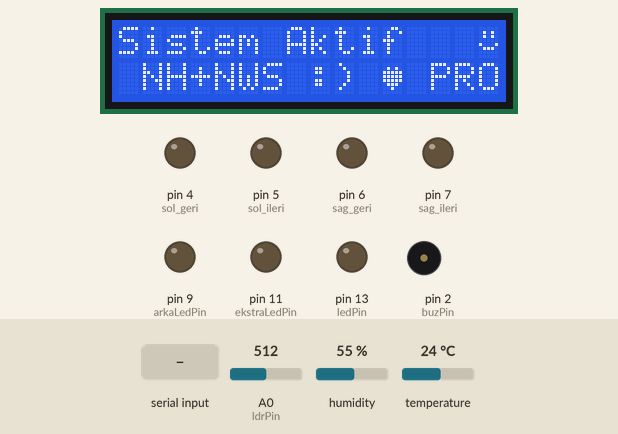
This sketch was run on a simulated Arduino Uno, built with avr-gcc and run on an emulated ATmega328P. Shown: 16×2 character LCD, output pins drawn as LEDs (lit = HIGH), buzzer (waves = sounding, pin HIGH). Dashed ring = blinking. The test bench sets the inputs (shaded band); at power-on: A0 (ldrPin) = 512, humidity 55 %, temperature 24 °C.

Above: at 2.7 s.
2.8 s: byte 86 ('V') received over Serial
At 3.27 s:
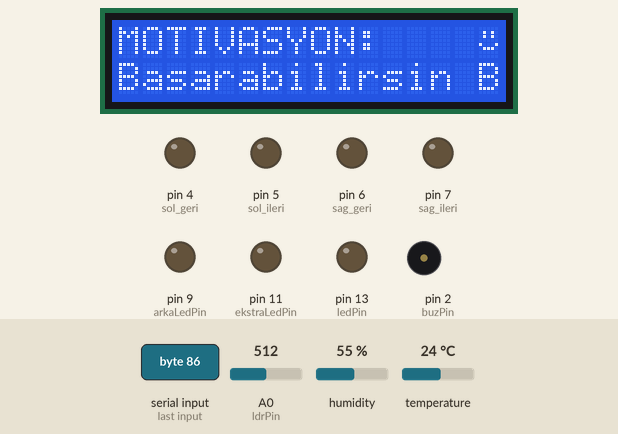
5.2 s: A0 (ldrPin) set to 410
16.6 s: A0 (ldrPin) set to 385
At 17.4 s:
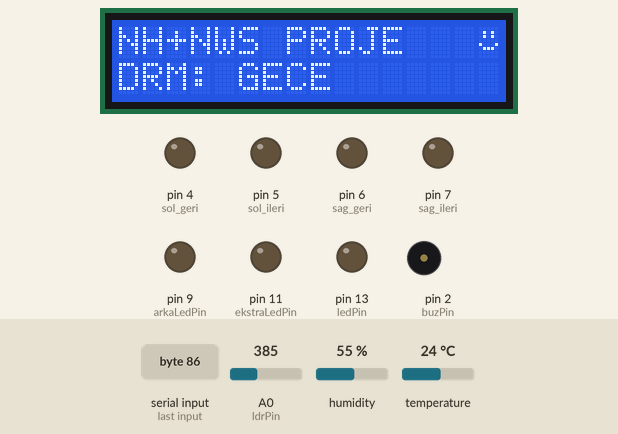
28.0 s: "Y" received over Serial
At 28.9 s:
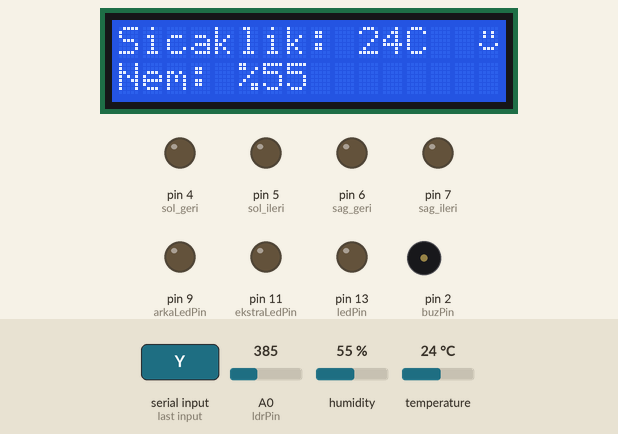
39.4 s: byte 86 ('V') received over Serial
At 39.58 s:
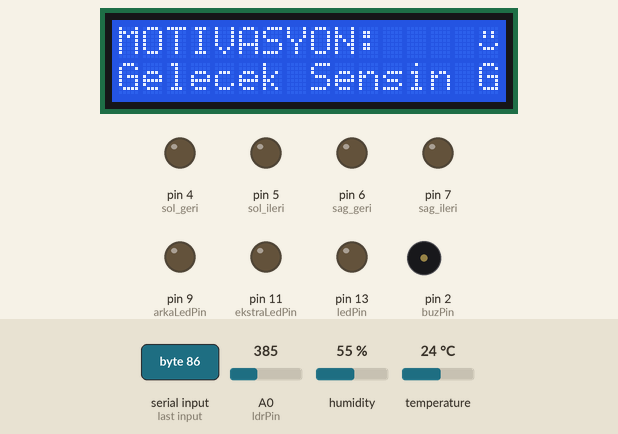
41.8 s: byte 88 ('X') received over Serial
At 42.19 s:
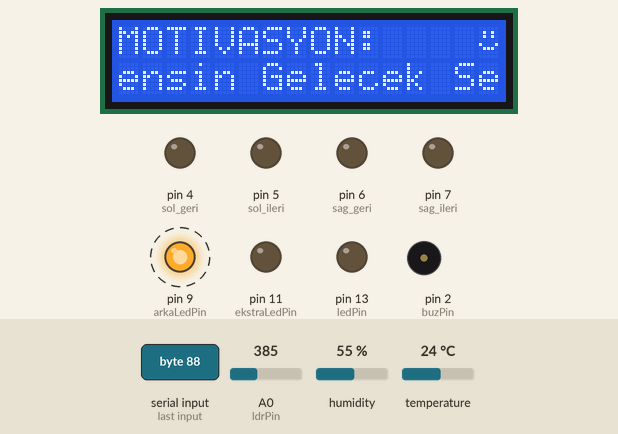
Timing chart, 0 to 44.7 s (numbered marks = the images above; inputs shaded):
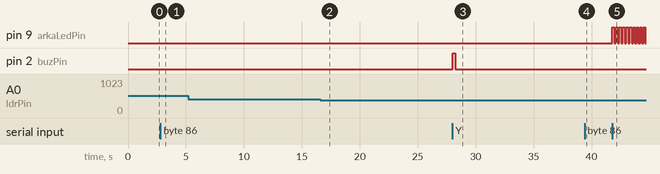

The sketch:

uzaktankumadali_araba.ino.ino
```cpp
/* PROJE: Gelişmiş Bluetooth Kontrollü Araç (DHT11 & V Komutu Entegreli) */

#include <Wire.h>
#include <LiquidCrystal_I2C.h>
#include <DHT.h> // DHT11 kütüphanesini ekledik

LiquidCrystal_I2C lcd(0x27, 16, 2);

#define DHTPIN 10       // DHT11 sensörünün bağlandığı pin
#define DHTTYPE DHT11   // Sensör tipi DHT11
DHT dht(DHTPIN, DHTTYPE);

// --- Pinler ---
const int sol_ileri = 5, sol_geri = 4, sag_ileri = 7, sag_geri = 6;
const int buzPin = 2, ledPin = 13, arkaLedPin = 9; // Flaşör orijinal isteğin üzerine 9. pine alındı
const int ekstraLedPin = 11;
const int ldrPin = A0; // ButonPin iptal edildi

// --- Değişkenler ---
int valSpeed = 255;
bool flasorAktif = false;
bool ekstraFlasorModu = false;
unsigned long eskiZaman = 0;
unsigned long ekstraLedEskiZaman = 0;
const long aralik = 150;

unsigned long lcdEskiZaman = 0;
unsigned long motivasyonZamani = 0;
unsigned long ekranDonguZamani = 0;
bool motivasyonAktif = false;
int mesajIndex = 0;
int kaymaPos = 0;
unsigned long kaymaZamani = 0;

// Ekran geçişleri için yeni durum değişkeni
int ekranDurumu = 0;

const char* mesajlar[] = {
   "Pes Etme! ", "Basarabilirsin ",
  "Gelecek Sensin ", "Gulumse :) ", "Cok Iyisin ", "NHWS Durdurulamaz "
};
int toplamMesaj = 7;

byte gulenYuz[8] = {
  0b00000, 0b01010, 0b01010, 0b00000, 0b10001, 0b01110, 0b00000, 0b00000
};

byte kalp[8] = {
  0b00000, 0b01010, 0b11111, 0b11111, 0b11111, 0b01110, 0b00100, 0b00000
};

void setup() {
    Serial.begin(38400);
    lcd.init(); lcd.backlight();
    dht.begin(); // DHT sensörünü başlattık

    lcd.createChar(0, gulenYuz);
    lcd.createChar(1, kalp);

    pinMode(sol_ileri, OUTPUT); pinMode(sol_geri, OUTPUT);
    pinMode(sag_ileri, OUTPUT); pinMode(sag_geri, OUTPUT);
    pinMode(buzPin, OUTPUT); pinMode(ledPin, OUTPUT);
    pinMode(arkaLedPin, OUTPUT);
    pinMode(ekstraLedPin, OUTPUT);

    lcd.setCursor(0,0); lcd.print("Sistem Hazir "); lcd.write(0);
    delay(1500); lcd.clear();
    ekranDonguZamani = millis();
}

void loop() {
    unsigned long suankiZaman = millis();

    // --- EKRAN YÖNETİMİ (Saniyeler İçinde Akıcı Dönüşüm) ---
    if (motivasyonAktif) {
        if (suankiZaman - motivasyonZamani >= 10000) { // 10 saniye sonra motivasyondan çık
            motivasyonAktif = false;
            lcd.clear();
            ekranDonguZamani = suankiZaman;
            ekranDurumu = 0;
        } else {
            scrollMesaj("MOTIVASYON:", mesajlar[mesajIndex]);
        }
    }
    else {
        // Her 3 saniyede bir (3000 ms) ekran durumunu değiştirir
        if (suankiZaman - ekranDonguZamani >= 3000) {
            ekranDonguZamani = suankiZaman;
            ekranDurumu = (ekranDurumu + 1) % 3; // 3 farklı ekran modu arasında döner
            lcd.clear();
            kaymaPos = 0; // Kayan yazı sayacını sıfırla
        }

        if (ekranDurumu == 0) {
            // 1. DÜZEY: Sistem Aktif Kayan Yazı
            scrollMesaj("Sistem Aktif", "--- NH+NWS :) <3 PROJE --- ");
        }
        else if (ekranDurumu == 1) {
            // 2. DÜZEY: LDR Gece - Gündüz Durumu
            normalEkran();
        }
        else if (ekranDurumu == 2) {
            // 3. DÜZEY: DHT11 Sıcaklık ve Nem Durumu
            dhtEkran();
        }
    }

    // --- ARKA LED FLAŞÖR (Pin 9) ---
    if (flasorAktif && (suankiZaman - eskiZaman >= aralik)) {
        eskiZaman = suankiZaman;
        digitalWrite(arkaLedPin, !digitalRead(arkaLedPin));
    }

    // --- EKSTRA LED FLAŞÖR (Pin 11) ---
    if (ekstraFlasorModu && (suankiZaman - ekstraLedEskiZaman >= aralik)) {
        ekstraLedEskiZaman = suankiZaman;
        digitalWrite(ekstraLedPin, !digitalRead(ekstraLedPin));
    }

    bluetoothKontrol();
}

void scrollMesaj(const char* ustSatir, const char* altSatir) {
    if (millis() - kaymaZamani > 300) {
        kaymaZamani = millis();
        lcd.setCursor(0, 0); lcd.print(ustSatir);

        String temp = String(altSatir);
        if (temp.indexOf("<3") != -1) {
          temp.replace("<3", "\1"); // Kalp karakterini yerleştirir
        }

        int len = temp.length();
        String displayStr = "";
        for (int i = 0; i < 16; i++) {
            char c = temp[(kaymaPos + i) % len];
            displayStr += c;
        }

        lcd.setCursor(0, 1);
        lcd.print(displayStr);
        lcd.setCursor(15, 0); lcd.write(0); // Gülen yüzü köşeye basar

        kaymaPos++;
        if (kaymaPos >= len) kaymaPos = 0;
    }
}

void normalEkran() {
    int ldr = analogRead(ldrPin);

    lcd.setCursor(0, 0);
    lcd.print("NH+NWS PROJE   ");

    lcd.setCursor(0, 1);
    if (ldr < 400) {
        lcd.print("DRM: GECE      ");
    } else {
        lcd.print("DRM: GUNDUZ    ");
    }

    lcd.setCursor(15, 0); lcd.write(0);
}

void dhtEkran() {
    float h = dht.readHumidity();
    float t = dht.readTemperature();

    lcd.setCursor(0, 0);
    lcd.print("Sicaklik: ");
    if (isnan(t)) {
        lcd.print("--C  ");
    } else {
        lcd.print((int)t);
        lcd.print("C   ");
    }

    lcd.setCursor(0, 1);
    lcd.print("Nem: %");
    if (isnan(h)) {
        lcd.print("--   ");
    } else {
        lcd.print((int)h);
        lcd.print("    ");
    }
    lcd.setCursor(15, 0); lcd.write(0);
}

void bluetoothKontrol() {
    if (Serial.available() > 0) {
        char command = Serial.read();
        switch(command) {
            case 'F': ileri(); break;
            case 'B': geri(); break;
            case 'R': sag(); break;
            case 'L': sol(); break;
            case 'S': dur(); break;
            case 'Y': digitalWrite(buzPin, HIGH); delay(200); digitalWrite(buzPin, LOW); break;
            case 'U': digitalWrite(ledPin, HIGH); break;
            case 'u': digitalWrite(ledPin, LOW); break;
            case 'W': ekstraFlasorModu = true; break;
            case 'w': ekstraFlasorModu = false; digitalWrite(ekstraLedPin, LOW); break;
            case 'X': flasorAktif = !flasorAktif;
                      if (!flasorAktif) digitalWrite(arkaLedPin, LOW);
                      break;
            case 'V': // Uygulamadan 'V' harfi geldiğinde motivasyon mesajlarını tetikle
                      mesajIndex = (mesajIndex + 1) % toplamMesaj;
                      kaymaPos = 0;
                      motivasyonAktif = true;
                      motivasyonZamani = millis();
                      lcd.clear();
                      break;
            case '1': valSpeed = 100; break;
            case '2': valSpeed = 150; break;
            case '3': valSpeed = 200; break;
            case '4': valSpeed = 255; break;
        }
    }
}

void ileri() { analogWrite(sol_ileri, valSpeed); digitalWrite(sol_geri, LOW); analogWrite(sag_ileri, valSpeed); digitalWrite(sag_geri, LOW); }
void geri() { digitalWrite(sol_ileri, LOW); analogWrite(sol_geri, valSpeed); digitalWrite(sag_ileri, LOW); analogWrite(sag_geri, valSpeed); }
void sag() { analogWrite(sol_ileri, valSpeed); digitalWrite(sol_geri, LOW); digitalWrite(sag_ileri, LOW); analogWrite(sag_geri, valSpeed); }
void sol() { digitalWrite(sol_ileri, LOW); analogWrite(sol_geri, valSpeed); analogWrite(sag_ileri, valSpeed); digitalWrite(sag_geri, LOW); }
void dur() { digitalWrite(sol_ileri, LOW); digitalWrite(sol_geri, LOW); digitalWrite(sag_ileri, LOW); digitalWrite(sag_geri, LOW); }
```

Measured:
- the behaviour switches between 400 and 399 on A0 (ldrPin) (found by bisection; images 1 and 2)
- after the input at 2.8 s, the display: first changes at once (image 1 shows a later state)
- after the input at 16.6 s, the display: changes at once (image 2)
- after the input at 28.0 s, pin 2 (buzPin): LOW → HIGH at once, → LOW 0.20 s later
- after the input at 39.4 s, the display: first changes at once (image 4 shows a later state)
- after the input at 41.8 s, pin 9 (arkaLedPin): alternates HIGH for 0.15 s and LOW for 0.15 s, starting at once
- what the display in image 2 shows lasts 2.3 s, from 16.6 s to 18.9 s
